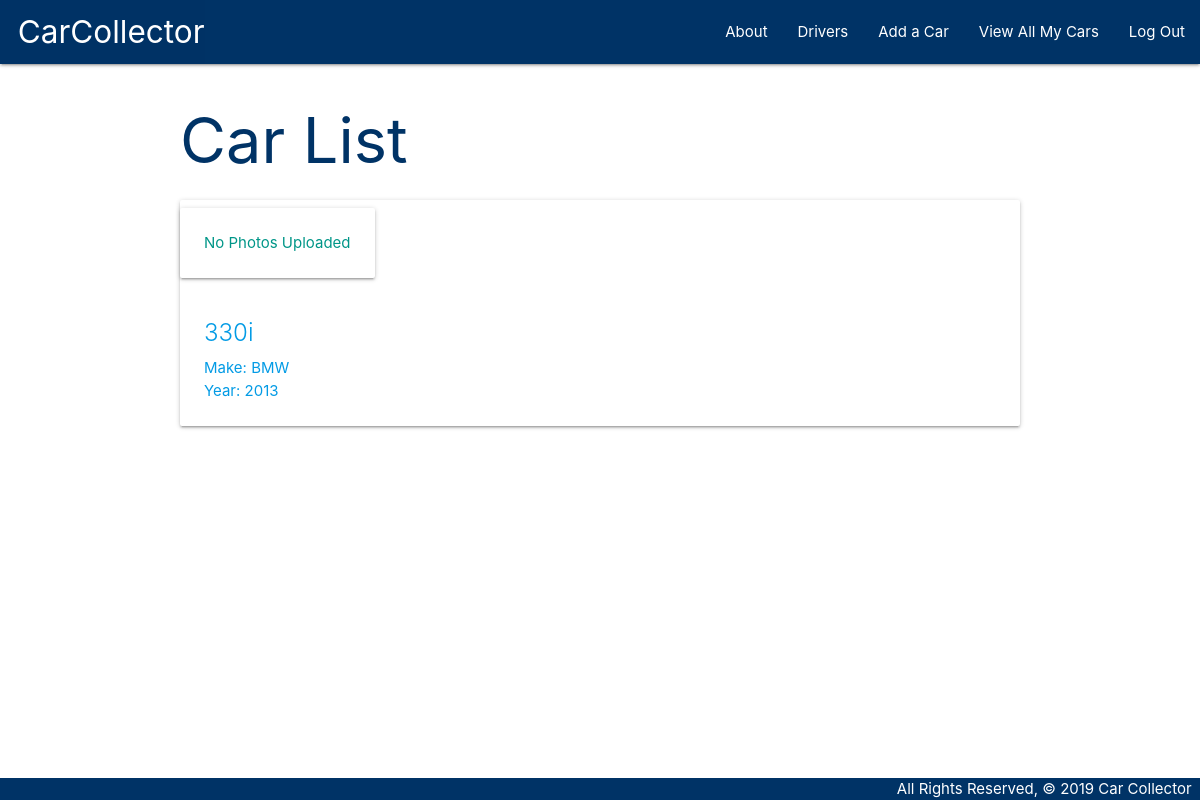
The page /cars/ (signed in) on the database its author committed.
### main_app/models.py (models this page shows, shortened)
class Car(models.Model):
    make = models.CharField(max_length=50)
    model = models.CharField(max_length=50)
    year = models.IntegerField()
    mileage = models.IntegerField()
    user = models.ForeignKey(User, on_delete=models.CASCADE)

### main_app/views.py (the view)
# urls.py: path('cars/', views.cars_index, name='index'),
def cars_index(request):
    cars = Car.objects.filter(user=request.user)
    return render(request, 'cars/index.html', { 'cars': cars })

### main_app/templates/cars/index.html
{% extends 'base.html' %}
{% block content %}
<h1>Car List</h1>
{% for car in cars %}
  <div class="card horizontal">
    <a href="{% url 'detail' car.id %}">
      {% for photo in car.photo_set.all %}
      <div class="card-image">
        <img class="responsive-img card-panel" src="{{photo.url}}">
      </div>
          {% empty %}
          <div class="card-panel teal-text center-align">No Photos Uploaded</div>
          {% endfor %}
        <div class="card-content">
            <span class="card-title">{{ car.model }}</span>
            <p>Make: {{ car.make }}</p>
            <p>Year: {{ car.year }}</p>
        </div>
    </a>
  </div>
{% endfor %}
{% endblock %}

### main_app/static/css/style.css (style rules this page uses)
h1, h2 { color: #003366 }
body { display: flex; min-height: 100vh; flex-direction: column; }

### rows shown on the page
Car: model "330i", make "BMW", year "2013"
